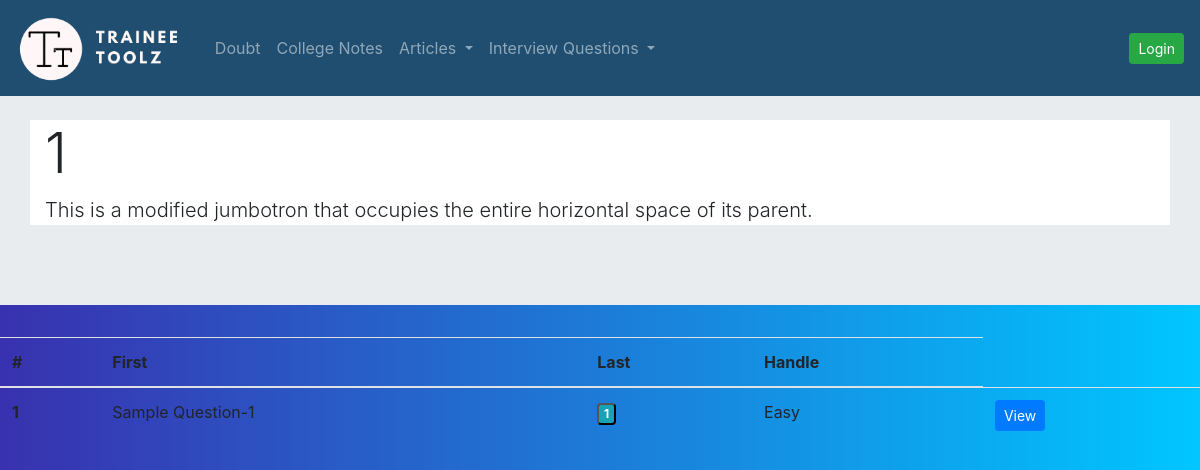
Page /question_by_type/1 on the committed database.
### basic/models.py (models this page shows, shortened)
class Question(models.Model):
    ques = models.CharField(max_length=1000)
    first_statement = models.TextField(blank=True)
    methods = models.ManyToManyField(Method , blank=True , related_name='questions_methods')
    company = models.ManyToManyField(Company , blank=True)
    typeOf = models.ForeignKey(Type , blank=True , null=True, on_delete=models.CASCADE)
    difficulty = models.ForeignKey(Difficulty , blank=True , null=True, on_delete=models.CASCADE)
    date = models.DateField(auto_now_add=True)

class Difficulty(models.Model):
    string = models.CharField(max_length=100)
    img = models.ImageField(null=True, blank=True)
    def __str__(self):
        return self.string

### basic/views.py (the view)
# urls.py: path('question_by_type/<str:pk>' , views.question_by_type , name='question_by_type'),
def question_by_type(request, pk):
    ques = Question.objects.filter(typeOf = pk)
    context = {
        'ques':ques,
        'pk':pk
    }
    return render(request , 'question_by_type.html',context)

### basic/models.py (called while the page is built)
    def __str__(self):
        return self.name

### templates/question_by_type.html
{% extends 'basic.html' %}
{% block content %}
  <div class="jumbotron jumbotron-fluid">
    <div class="container">
      <h1 class="display-4">{{pk}}</h1>
      <p class="lead">This is a modified jumbotron that occupies the entire horizontal space of its parent.</p>
    </div>
  </div>
  <div class="table-responsive-sm">
    <table class="table">
        <thead>
          <tr>
            <th scope="col">#</th>
            <th scope="col">First</th>
            <th scope="col">Last</th>
            <th scope="col">Handle</th>
          </tr>
        </thead>
        <tbody>
          {% for i in ques %}
          <tr>
            <th scope="row">{{i.id}}</th>
            <td>{{i.ques}}</td>
            <td><button type="button" class="badge bg-info text-white" data-bs-toggle="popover" title="{% for j in i.company.all %} {{j}} {% endfor %}" data-bs-content="And here's some amazing content. It's very engaging. Right?">{{i.company.all.count}}</button></td>
            <td>{{i.difficulty}}</td>
            <td><a href="{% url 'question_detail' pk=i.id %}" class='btn btn-sm btn-primary'>View</a></td>
          </tr>
          {% endfor %}
        </tbody>
      </table>
  </div>
{% endblock content %}

### static/carousel.css (style rules this page uses)
body { padding-top: 3rem; padding-bottom: 3rem; color: #5a5a5a; }

### static/offcanvas.css (style rules this page uses)
html, body { overflow-x: hidden; }
body { padding-top: 56px; }

### static/pricing.css (style rules this page uses)
html { font-size: 14px; }
@media (min-width: 768px) { html { font-size: 16px; } }
.container { max-width: 960px; }

### templates/basic.html (style rules this page uses)
body { background: -webkit-linear-gradient(left, #3931af, #00c6ff); }
.container { background-color:white; }

### rows in the picture
Question: id "1", ques "Sample Question-1", company.all.count "1", difficulty "Easy"

### other values in the picture
{{ pk }} "1"
